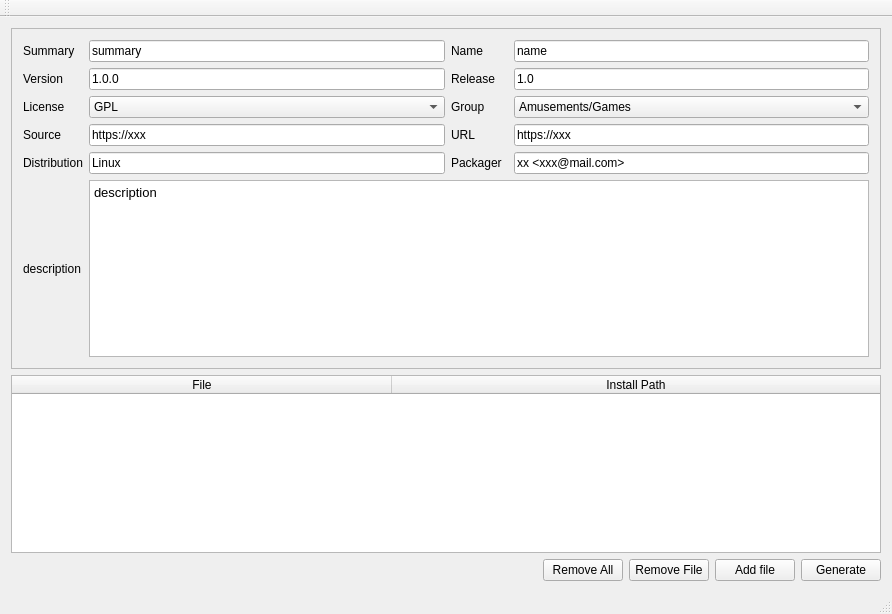
<?xml version="1.0" encoding="UTF-8"?>
<ui version="4.0">
 <class>MainWindow</class>
 <widget class="QMainWindow" name="MainWindow">
  <property name="geometry">
   <rect>
    <x>0</x>
    <y>0</y>
    <width>892</width>
    <height>614</height>
   </rect>
  </property>
  <property name="windowTitle">
   <string>qrpmbuild-gui</string>
  </property>
  <property name="windowIcon">
   <iconset resource="../res.qrc">
    <normaloff>:/img/qrpmbuild-gui.png</normaloff>:/img/qrpmbuild-gui.png</iconset>
  </property>
  <widget class="QWidget" name="centralWidget">
   <layout class="QGridLayout" name="gridLayout">
    <item row="2" column="2">
     <widget class="QPushButton" name="pushButton_removeFile">
      <property name="text">
       <string>Remove File</string>
      </property>
     </widget>
    </item>
    <item row="1" column="0" colspan="5">
     <widget class="QTableWidget" name="tableWidget_files">
      <property name="rowCount">
       <number>0</number>
      </property>
      <attribute name="horizontalHeaderVisible">
       <bool>true</bool>
      </attribute>
      <attribute name="horizontalHeaderCascadingSectionResizes">
       <bool>false</bool>
      </attribute>
      <attribute name="horizontalHeaderDefaultSectionSize">
       <number>380</number>
      </attribute>
      <attribute name="horizontalHeaderHighlightSections">
       <bool>true</bool>
      </attribute>
      <attribute name="horizontalHeaderStretchLastSection">
       <bool>true</bool>
      </attribute>
      <attribute name="verticalHeaderVisible">
       <bool>false</bool>
      </attribute>
      <column>
       <property name="text">
        <string>File</string>
       </property>
      </column>
      <column>
       <property name="text">
        <string>Install Path</string>
       </property>
      </column>
     </widget>
    </item>
    <item row="0" column="0" colspan="5">
     <widget class="QFrame" name="frame">
      <property name="frameShape">
       <enum>QFrame::StyledPanel</enum>
      </property>
      <property name="frameShadow">
       <enum>QFrame::Raised</enum>
      </property>
      <layout class="QGridLayout" name="gridLayout_2">
       <item row="8" column="4">
        <widget class="QLineEdit" name="lineEdit_packager">
         <property name="text">
          <string>xx &lt;xxx@mail.com&gt;</string>
         </property>
        </widget>
       </item>
       <item row="9" column="1" colspan="4">
        <widget class="QTextEdit" name="textEdit_description">
         <property name="html">
          <string>&lt;!DOCTYPE HTML PUBLIC &quot;-//W3C//DTD HTML 4.0//EN&quot; &quot;http://www.w3.org/TR/REC-html40/strict.dtd&quot;&gt;
&lt;html&gt;&lt;head&gt;&lt;meta name=&quot;qrichtext&quot; content=&quot;1&quot; /&gt;&lt;style type=&quot;text/css&quot;&gt;
p, li { white-space: pre-wrap; }
&lt;/style&gt;&lt;/head&gt;&lt;body style=&quot; font-family:'Noto Sans'; font-size:10pt; font-weight:400; font-style:normal;&quot;&gt;
&lt;p style=&quot; margin-top:0px; margin-bottom:0px; margin-left:0px; margin-right:0px; -qt-block-indent:0; text-indent:0px;&quot;&gt;&lt;span style=&quot; font-family:'Hack';&quot;&gt;description&lt;/span&gt;&lt;/p&gt;&lt;/body&gt;&lt;/html&gt;</string>
         </property>
        </widget>
       </item>
       <item row="0" column="2">
        <widget class="QLabel" name="label_2">
         <property name="text">
          <string>Name</string>
         </property>
        </widget>
       </item>
       <item row="6" column="4">
        <widget class="QLineEdit" name="lineEdit_url">
         <property name="text">
          <string>https://xxx</string>
         </property>
        </widget>
       </item>
       <item row="9" column="0">
        <widget class="QLabel" name="label_11">
         <property name="text">
          <string>description</string>
         </property>
        </widget>
       </item>
       <item row="0" column="1">
        <widget class="QLineEdit" name="lineEdit_summary">
         <property name="text">
          <string>summary</string>
         </property>
        </widget>
       </item>
       <item row="2" column="1">
        <widget class="QLineEdit" name="lineEdit_version">
         <property name="text">
          <string>1.0.0</string>
         </property>
        </widget>
       </item>
       <item row="8" column="2">
        <widget class="QLabel" name="label_10">
         <property name="text">
          <string>Packager</string>
         </property>
        </widget>
       </item>
       <item row="6" column="1">
        <widget class="QLineEdit" name="lineEdit_source">
         <property name="text">
          <string>https://xxx</string>
         </property>
        </widget>
       </item>
       <item row="2" column="2">
        <widget class="QLabel" name="label_4">
         <property name="text">
          <string>Release</string>
         </property>
        </widget>
       </item>
       <item row="4" column="0">
        <widget class="QLabel" name="label_5">
         <property name="text">
          <string>License</string>
         </property>
        </widget>
       </item>
       <item row="4" column="2">
        <widget class="QLabel" name="label_6">
         <property name="text">
          <string>Group</string>
         </property>
        </widget>
       </item>
       <item row="2" column="4">
        <widget class="QLineEdit" name="lineEdit_release">
         <property name="text">
          <string>1.0</string>
         </property>
        </widget>
       </item>
       <item row="2" column="0">
        <widget class="QLabel" name="label_3">
         <property name="text">
          <string>Version</string>
         </property>
        </widget>
       </item>
       <item row="4" column="4">
        <widget class="QComboBox" name="comboBox_group">
         <item>
          <property name="text">
           <string extracomment="（娱乐/游戏）">Amusements/Games </string>
          </property>
         </item>
         <item>
          <property name="text">
           <string comment="（娱乐/图形）" extracomment="（娱乐/图形）">Amusements/Graphics</string>
          </property>
         </item>
         <item>
          <property name="text">
           <string extracomment="（应用/文档）">Applications/Archiving </string>
          </property>
         </item>
         <item>
          <property name="text">
           <string>Applications/Communications</string>
          </property>
         </item>
         <item>
          <property name="text">
           <string>Applications/Databases</string>
          </property>
         </item>
         <item>
          <property name="text">
           <string>Applications/Editors</string>
          </property>
         </item>
         <item>
          <property name="text">
           <string>Applications/Emulators</string>
          </property>
         </item>
         <item>
          <property name="text">
           <string>Applications/Engineering</string>
          </property>
         </item>
         <item>
          <property name="text">
           <string>Applications/File</string>
          </property>
         </item>
         <item>
          <property name="text">
           <string>Applications/Internet </string>
          </property>
         </item>
         <item>
          <property name="text">
           <string>Applications/Multimedia</string>
          </property>
         </item>
         <item>
          <property name="text">
           <string>Applications/Productivity</string>
          </property>
         </item>
         <item>
          <property name="text">
           <string>Applications/Publishing</string>
          </property>
         </item>
         <item>
          <property name="text">
           <string>Applications/System</string>
          </property>
         </item>
         <item>
          <property name="text">
           <string>Applications/Text</string>
          </property>
         </item>
         <item>
          <property name="text">
           <string>Development/Debuggers</string>
          </property>
         </item>
         <item>
          <property name="text">
           <string>Development/Languages </string>
          </property>
         </item>
         <item>
          <property name="text">
           <string>Development/Libraries</string>
          </property>
         </item>
         <item>
          <property name="text">
           <string>Development/System</string>
          </property>
         </item>
         <item>
          <property name="text">
           <string>Development/Tools </string>
          </property>
         </item>
         <item>
          <property name="text">
           <string>Documentation</string>
          </property>
         </item>
         <item>
          <property name="text">
           <string>System Environment/Base</string>
          </property>
         </item>
         <item>
          <property name="text">
           <string>System Environment/Daemons</string>
          </property>
         </item>
         <item>
          <property name="text">
           <string>System Environment/Kernel </string>
          </property>
         </item>
         <item>
          <property name="text">
           <string>System Environment/Libraries</string>
          </property>
         </item>
         <item>
          <property name="text">
           <string>System Environment/Shells </string>
          </property>
         </item>
         <item>
          <property name="text">
           <string>User Interface/Desktops</string>
          </property>
         </item>
         <item>
          <property name="text">
           <string>User Interface/X </string>
          </property>
         </item>
         <item>
          <property name="text">
           <string>User Interface/X Hardware Support </string>
          </property>
         </item>
        </widget>
       </item>
       <item row="8" column="0">
        <widget class="QLabel" name="label_9">
         <property name="text">
          <string>Distribution</string>
         </property>
        </widget>
       </item>
       <item row="4" column="1">
        <widget class="QComboBox" name="comboBox_license">
         <item>
          <property name="text">
           <string comment="自由软件" extracomment="自由软件">GPL</string>
          </property>
         </item>
         <item>
          <property name="text">
           <string>BSD</string>
          </property>
         </item>
         <item>
          <property name="text">
           <string>MIT</string>
          </property>
         </item>
         <item>
          <property name="text">
           <string comment="公共域" extracomment="公共域">Public Domain</string>
          </property>
         </item>
         <item>
          <property name="text">
           <string comment="贡献" extracomment="贡献">Distributable</string>
          </property>
         </item>
         <item>
          <property name="text">
           <string comment="商业" extracomment="商业">commercial</string>
          </property>
         </item>
         <item>
          <property name="text">
           <string comment="共享" extracomment="共享">Share</string>
          </property>
         </item>
        </widget>
       </item>
       <item row="6" column="0">
        <widget class="QLabel" name="label_7">
         <property name="text">
          <string>Source</string>
         </property>
        </widget>
       </item>
       <item row="0" column="0">
        <widget class="QLabel" name="label">
         <property name="text">
          <string>Summary</string>
         </property>
        </widget>
       </item>
       <item row="6" column="2">
        <widget class="QLabel" name="label_8">
         <property name="text">
          <string>URL</string>
         </property>
        </widget>
       </item>
       <item row="0" column="4">
        <widget class="QLineEdit" name="lineEdit_name">
         <property name="text">
          <string>name</string>
         </property>
        </widget>
       </item>
       <item row="8" column="1">
        <widget class="QLineEdit" name="lineEdit_Distribution">
         <property name="text">
          <string>Linux</string>
         </property>
        </widget>
       </item>
      </layout>
     </widget>
    </item>
    <item row="2" column="4">
     <widget class="QPushButton" name="pushButton_generate">
      <property name="text">
       <string>Generate</string>
      </property>
     </widget>
    </item>
    <item row="2" column="0">
     <spacer name="horizontalSpacer">
      <property name="orientation">
       <enum>Qt::Horizontal</enum>
      </property>
      <property name="sizeHint" stdset="0">
       <size>
        <width>40</width>
        <height>20</height>
       </size>
      </property>
     </spacer>
    </item>
    <item row="2" column="3">
     <widget class="QPushButton" name="pushButton_addFile">
      <property name="text">
       <string>Add file</string>
      </property>
     </widget>
    </item>
    <item row="2" column="1">
     <widget class="QPushButton" name="pushButton_removeAll">
      <property name="text">
       <string>Remove All</string>
      </property>
     </widget>
    </item>
   </layout>
  </widget>
  <widget class="QToolBar" name="mainToolBar">
   <attribute name="toolBarArea">
    <enum>TopToolBarArea</enum>
   </attribute>
   <attribute name="toolBarBreak">
    <bool>false</bool>
   </attribute>
  </widget>
  <widget class="QStatusBar" name="statusBar"/>
 </widget>
 <layoutdefault spacing="6" margin="11"/>
 <tabstops>
  <tabstop>lineEdit_summary</tabstop>
  <tabstop>lineEdit_name</tabstop>
  <tabstop>lineEdit_version</tabstop>
  <tabstop>lineEdit_release</tabstop>
  <tabstop>lineEdit_source</tabstop>
  <tabstop>lineEdit_url</tabstop>
  <tabstop>lineEdit_Distribution</tabstop>
  <tabstop>lineEdit_packager</tabstop>
  <tabstop>textEdit_description</tabstop>
  <tabstop>pushButton_addFile</tabstop>
  <tabstop>pushButton_generate</tabstop>
 </tabstops>
 <resources>
  <include location="../res.qrc"/>
 </resources>
 <connections/>
</ui>
